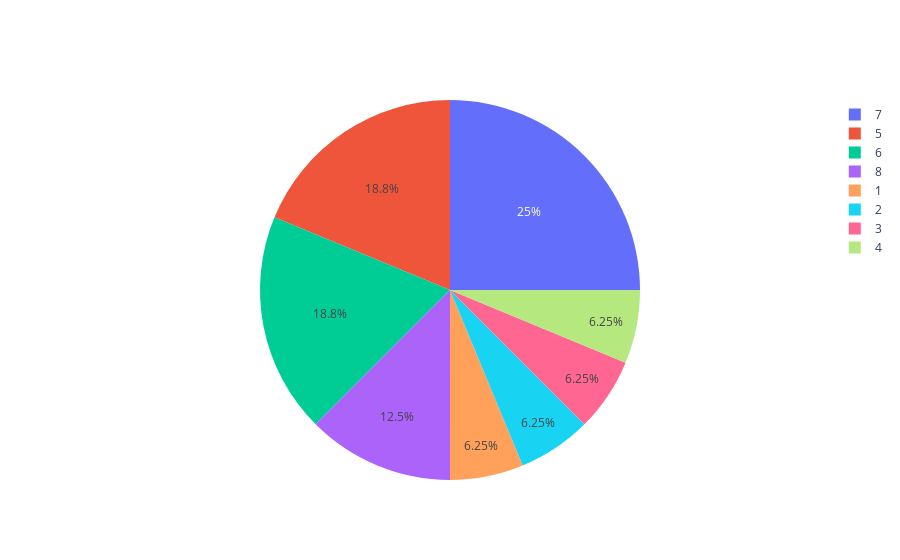

The notebook cell saved with this chart:
### Markdown cell above
### <center> From the below pie chart plotted we can see the Gitam university % in NLP IS 12.5%

### Code cell
from plotly.offline import iplot, init_notebook_mode
init_notebook_mode(connected = True)
import plotly.graph_objects as go
from plotly import subplots
trace10 = go.Pie(values=pievalue,name='Gitam university')
Data9= [trace10]
fig = go.Figure(data = Data9)
iplot(fig)

### Figure 1 — Plotly figure (JSON) as saved in the notebook; plotly's stock layout.template omitted (floating-point values rounded to 4 significant figures)
{"data": [{"name": "Gitam university", "type": "pie", "values": ["Gitam university, Vizag", 1, 1, 1, 1, 3, 3, 4, 2]}], "layout": {}}
